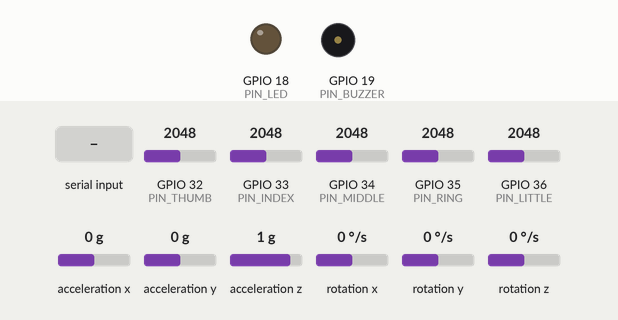
This sketch was run on a simulated ESP32. Parts: output pins drawn as LEDs (lit = HIGH), buzzer (waves = sounding). Wiring (inferred from the names in the program): MPU-6050 motion sensor at I2C address 0x68. The test bench sets the inputs (shaded band); at power-on: GPIO 32 (PIN_THUMB) = 2048, GPIO 33 (PIN_INDEX) = 2048, GPIO 34 (PIN_MIDDLE) = 2048, GPIO 35 (PIN_RING) = 2048, GPIO 36 (PIN_LITTLE) = 2048, acceleration x 0 g, acceleration y 0 g, acceleration z 1 g, rotation x 0 °/s, rotation y 0 °/s, rotation z 0 °/s (analog values on the 0–4095 scale). What the sketch prints to the serial monitor is not drawn.

Above: at 2.3 s.
2.4 s: "c\n" received over Serial
At 5.6 s:
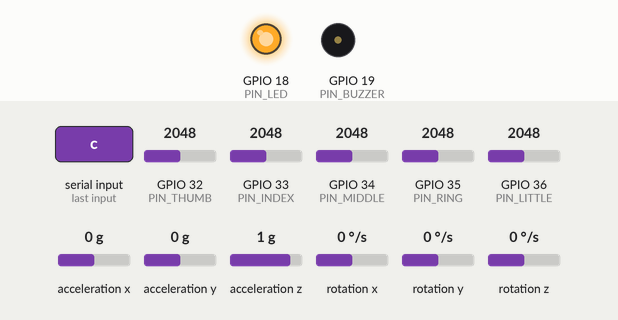
At 10.93 s:
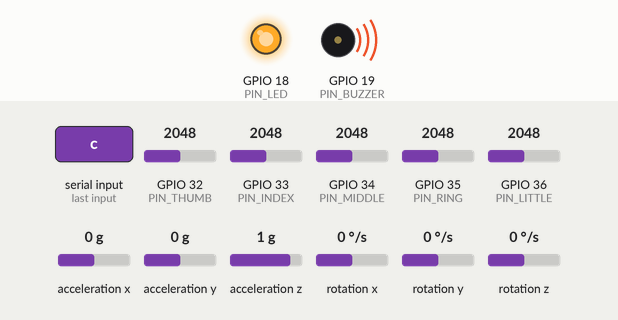
Timing chart, 0 to 11.4 s (numbered marks = the images above; inputs shaded):
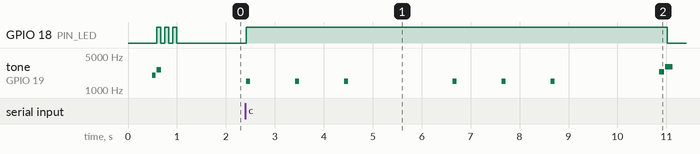

Measured:
- after the input at 2.4 s, GPIO 18 (PIN_LED): LOW → HIGH at once, → LOW 8.6 s later; tone on GPIO 19 (PIN_BUZZER): plays 1500 Hz for 0.08 s, 1500 Hz for 0.08 s, 1500 Hz for 0.08 s, 1500 Hz for 0.08 s, 1500 Hz for 0.08 s, 1500 Hz for 0.08 s … (8 notes in this stretch), starting at once

The sketch:

full_demo_glove.ino
```cpp
/*
 * full_demo_glove.ino — Complete 5-Finger ESP32 Gesture Recognition Glove
 *
 * HARDWARE MAPPING:
 *   - Thumb  Flex:  GPIO 32 (D32)
 *   - Index  Flex:  GPIO 33 (D33)
 *   - Middle Flex:  GPIO 34 (D34)
 *   - Ring   Flex:  GPIO 35 (D35)
 *   - Little Flex:  GPIO 36 (VP)
 *   - GY-87 / MPU6050 IMU: SDA = GPIO 21, SCL = GPIO 22 (I2C addr 0x68)
 *   - Passive Buzzer Module: GPIO 19 (PWM tones)
 *   - Recognition LED:       GPIO 18 (220Ω resistor)
 *
 * ZERO EXTERNAL LIBRARIES REQUIRED (Uses only built-in Wire.h and Arduino.h)
 */

#include <Arduino.h>
#include <Wire.h>

// ============================================================
// 1. PIN ASSIGNMENTS (ESP32 30-Pin Dev Module)
// ============================================================
const int PIN_THUMB  = 32;
const int PIN_INDEX  = 33;
const int PIN_MIDDLE = 34;
const int PIN_RING   = 35;
const int PIN_LITTLE = 36; // Labeled "VP" on 30-pin board

const int NUM_SENSORS = 5;
const int SENSOR_PINS[NUM_SENSORS] = { PIN_THUMB, PIN_INDEX, PIN_MIDDLE, PIN_RING, PIN_LITTLE };
const char* SENSOR_NAMES[NUM_SENSORS] = { "Thumb ", "Index ", "Middle", "Ring  ", "Little" };

const int PIN_SDA    = 21;
const int PIN_SCL    = 22;
const int PIN_LED    = 18;
const int PIN_BUZZER = 19;

// ============================================================
// 2. CALIBRATION BASELINES (Measured with 10kΩ pull-down to GND)
// ============================================================
// Straight finger -> Lower resistance -> Higher voltage / higher ADC
// Bent finger     -> Higher resistance -> Lower voltage / lower ADC
int straightADC[NUM_SENSORS] = { 1050, 1200, 1150, 1150, 1150 };
int bentADC[NUM_SENSORS]     = {  370,  400,  390,  390,  390 };

// ============================================================
// 3. SETTINGS & FILTERING
// ============================================================
const int SAMPLING_INTERVAL_MS = 40; // 25 Hz update rate
const int FILTER_SAMPLES = 4;
int filterBuffers[NUM_SENSORS][FILTER_SAMPLES] = {0};
int filterIndex = 0;
bool filterFilled = false;
int filteredFlex[NUM_SENSORS] = {0};

// Output Mode: 0 = Human-Readable Table (Serial Monitor), 1 = JSON (Python ML Backend)
int outputMode = 0; // Default to Human Table so it looks awesome in Serial Monitor!

// IMU State
bool imuFound = false;
float ax = 0.0f, ay = 0.0f, az = 9.81f;
float gx = 0.0f, gy = 0.0f, gz = 0.0f;
float pitch = 0.0f, roll = 0.0f;

// LED & Buzzer non-blocking timer
bool ledActive = false;
unsigned long ledOffTime = 0;
bool buzzerActive = false;
unsigned long buzzerOffTime = 0;

unsigned long lastSampleTime = 0;
unsigned long printHeaderCounter = 0;

// ============================================================
// 4. BUZZER & LED CONTROL
// ============================================================
void triggerBuzzer(int freq = 2000, unsigned long ms = 80) {
  tone(PIN_BUZZER, freq, ms);
  buzzerActive = true;
  buzzerOffTime = millis() + ms;
}

void triggerLed(unsigned long ms = 150) {
  digitalWrite(PIN_LED, HIGH);
  ledActive = true;
  ledOffTime = millis() + ms;
}

void updateActuators() {
  unsigned long now = millis();
  if (ledActive && now >= ledOffTime) {
    digitalWrite(PIN_LED, LOW);
    ledActive = false;
  }
  if (buzzerActive && now >= buzzerOffTime) {
    noTone(PIN_BUZZER);
    buzzerActive = false;
  }
}

// ============================================================
// 5. GY-87 / MPU6050 DIRECT I2C DRIVER
// ============================================================
bool initMPU6050() {
  Wire.begin(PIN_SDA, PIN_SCL);
  Wire.setClock(400000);

  // Probe address 0x68
  Wire.beginTransmission(0x68);
  if (Wire.endTransmission() != 0) return false;

  // Wake up device (clear sleep bit in register 0x6B)
  Wire.beginTransmission(0x68);
  Wire.write(0x6B);
  Wire.write(0x00);
  if (Wire.endTransmission() != 0) return false;

  // Accel ±2g
  Wire.beginTransmission(0x68);
  Wire.write(0x1C);
  Wire.write(0x00);
  Wire.endTransmission();

  // Gyro ±250 deg/s
  Wire.beginTransmission(0x68);
  Wire.write(0x1B);
  Wire.write(0x00);
  Wire.endTransmission();

  return true;
}

bool readMPU6050() {
  if (!imuFound) return false;

  Wire.beginTransmission(0x68);
  Wire.write(0x3B);
  if (Wire.endTransmission(false) != 0) return false;

  if (Wire.requestFrom(0x68, 14, 1) != 14) return false;

  int16_t raw_ax = (Wire.read() << 8) | Wire.read();
  int16_t raw_ay = (Wire.read() << 8) | Wire.read();
  int16_t raw_az = (Wire.read() << 8) | Wire.read();
  Wire.read(); Wire.read(); // temp
  int16_t raw_gx = (Wire.read() << 8) | Wire.read();
  int16_t raw_gy = (Wire.read() << 8) | Wire.read();
  int16_t raw_gz = (Wire.read() << 8) | Wire.read();

  ax = (raw_ax / 16384.0f) * 9.80665f;
  ay = (raw_ay / 16384.0f) * 9.80665f;
  az = (raw_az / 16384.0f) * 9.80665f;

  gx = raw_gx / 131.0f;
  gy = raw_gy / 131.0f;
  gz = raw_gz / 131.0f;

  pitch = atan2f(-ax, sqrtf(ay * ay + az * az)) * 180.0f / PI;
  roll  = atan2f(ay, az) * 180.0f / PI;

  return true;
}

// ============================================================
// 6. FLEX SENSOR MATH & FILTERING
// ============================================================
int calculateBendPct(int raw, int straightVal, int bentVal) {
  float range = (float)straightVal - bentVal;
  if (fabsf(range) < 1.0f) return 0;
  float pct = ((float)(straightVal - raw) / range) * 100.0f;
  return (int)constrain(pct, 0.0f, 100.0f);
}

const char* getBendLabel(int pct) {
  if (pct < 25) return "STRAIGHT";
  if (pct < 65) return "HALF-BENT";
  return "BENT";
}

void sampleSensors() {
  for (int i = 0; i < NUM_SENSORS; i++) {
    int raw = analogRead(SENSOR_PINS[i]);
    filterBuffers[i][filterIndex] = raw;

    long sum = 0;
    int count = filterFilled ? FILTER_SAMPLES : (filterIndex + 1);
    for (int k = 0; k < count; k++) {
      sum += filterBuffers[i][k];
    }
    filteredFlex[i] = (int)(sum / count);
  }

  filterIndex++;
  if (filterIndex >= FILTER_SAMPLES) {
    filterIndex = 0;
    filterFilled = true;
  }
}

// ============================================================
// 7. INTERACTIVE CALIBRATION WIZARD
// ============================================================
void runCalibration() {
  Serial.println("\n========================================================");
  Serial.println("  🖐️  5-FINGER INTERACTIVE CALIBRATION WIZARD");
  Serial.println("========================================================");
  Serial.println("STEP 1: Keep ALL 5 fingers completely STRAIGHT and flat.");
  Serial.println("Recording begins in 3 seconds...");

  for (int i = 3; i > 0; i--) {
    Serial.printf("  ⏱️  %d...\n", i);
    triggerLed(100);
    triggerBuzzer(1500, 80);
    delay(1000);
  }

  Serial.println(">>> Recording STRAIGHT positions (30 samples)...");
  long sumStraight[NUM_SENSORS] = {0};
  for (int s = 0; s < 30; s++) {
    for (int i = 0; i < NUM_SENSORS; i++) {
      sumStraight[i] += analogRead(SENSOR_PINS[i]);
    }
    delay(40);
  }
  for (int i = 0; i < NUM_SENSORS; i++) {
    straightADC[i] = (int)(sumStraight[i] / 30);
  }

  Serial.println("\nSTEP 2: Make a TIGHT FIST (BEND all 5 fingers).");
  Serial.println("Recording begins in 3 seconds...");

  for (int i = 3; i > 0; i--) {
    Serial.printf("  ⏱️  %d...\n", i);
    triggerLed(100);
    triggerBuzzer(1500, 80);
    delay(1000);
  }

  Serial.println(">>> Recording BENT positions (30 samples)...");
  long sumBent[NUM_SENSORS] = {0};
  for (int s = 0; s < 30; s++) {
    for (int i = 0; i < NUM_SENSORS; i++) {
      sumBent[i] += analogRead(SENSOR_PINS[i]);
    }
    delay(40);
  }
  for (int i = 0; i < NUM_SENSORS; i++) {
    bentADC[i] = (int)(sumBent[i] / 30);
  }

  // Triumphant double-beep
  triggerBuzzer(2400, 100);
  delay(120);
  triggerBuzzer(3000, 150);

  Serial.println("\n✅ CALIBRATION SAVED SUCCESSFULLY!");
  Serial.println("--------------------------------------------------------");
  Serial.println("Finger  | Pin | Straight ADC | Bent ADC | Delta Range");
  Serial.println("--------+-----+--------------+----------+------------");
  for (int i = 0; i < NUM_SENSORS; i++) {
    int range = abs(straightADC[i] - bentADC[i]);
    Serial.printf("%s | D%02d | %12d | %8d | %11d\n",
      SENSOR_NAMES[i], SENSOR_PINS[i], straightADC[i], bentADC[i], range);
  }
  Serial.println("--------------------------------------------------------\n");
}

// ============================================================
// 8. SERIAL TELEMETRY & COMMANDS
// ============================================================
void printHumanTable() {
  printHeaderCounter++;
  if (printHeaderCounter % 25 == 1) {
    Serial.println();
    Serial.println("Time(ms) | Thumb (D32)  | Index (D33)  | Mid   (D34)  | Ring  (D35)  | Pinky (D36)  | Pitch | Roll  | IMU");
    Serial.println("---------+--------------+--------------+--------------+--------------+--------------+-------+-------+-----");
  }

  int b[NUM_SENSORS];
  for (int i = 0; i < NUM_SENSORS; i++) {
    b[i] = calculateBendPct(filteredFlex[i], straightADC[i], bentADC[i]);
  }

  Serial.printf("%8lu | %4d %3d%% %-2s | %4d %3d%% %-2s | %4d %3d%% %-2s | %4d %3d%% %-2s | %4d %3d%% %-2s | %+5.1f°| %+5.1f°| %s\n",
    millis(),
    filteredFlex[0], b[0], getBendLabel(b[0]),
    filteredFlex[1], b[1], getBendLabel(b[1]),
    filteredFlex[2], b[2], getBendLabel(b[2]),
    filteredFlex[3], b[3], getBendLabel(b[3]),
    filteredFlex[4], b[4], getBendLabel(b[4]),
    pitch, roll,
    imuFound ? "OK" : "NO"
  );
}

void printJsonPacket() {
  Serial.print("{\"timestamp_ms\":");
  Serial.print(millis());
  Serial.print(",\"flex\":[");
  for (int i = 0; i < NUM_SENSORS; i++) {
    Serial.print(filteredFlex[i]);
    if (i < NUM_SENSORS - 1) Serial.print(",");
  }
  Serial.print("],\"accel\":[");
  Serial.print(ax, 2); Serial.print(",");
  Serial.print(ay, 2); Serial.print(",");
  Serial.print(az, 2);
  Serial.print("],\"gyro\":[");
  Serial.print(gx, 2); Serial.print(",");
  Serial.print(gy, 2); Serial.print(",");
  Serial.print(gz, 2);
  Serial.print("],\"imu_valid\":");
  Serial.print(imuFound ? "true" : "false");
  Serial.println("}");
}

void handleSerialCommands() {
  while (Serial.available()) {
    String cmd = Serial.readStringUntil('\n');
    cmd.trim();
    if (cmd.length() == 0) continue;

    if (cmd.equalsIgnoreCase("h")) {
      outputMode = 0;
      Serial.println("\n[MODE] Switched to Human-Readable Monitor Table");
    } else if (cmd.equalsIgnoreCase("j")) {
      outputMode = 1;
    } else if (cmd.equalsIgnoreCase("c")) {
      runCalibration();
    } else if (cmd.equalsIgnoreCase("b")) {
      triggerLed(200);
      triggerBuzzer(2000, 100);
      Serial.println("[TEST] LED blinked & Buzzer beeped!");
    } else if (cmd.equalsIgnoreCase("z")) {
      triggerBuzzer(2400, 150);
      Serial.println("[TEST] Passive Buzzer chirp on GPIO19!");
    } else if (cmd.indexOf("\"led\"") >= 0 || cmd.indexOf("\"buzzer\"") >= 0) {
      // Gesture recognition feedback trigger from Python ML Predictor
      triggerLed(150);
      triggerBuzzer(2200, 80);
    }
  }
}

// ============================================================
// 9. SETUP & LOOP
// ============================================================
void setup() {
  Serial.begin(115200);
  delay(500);

  pinMode(PIN_LED, OUTPUT);
  digitalWrite(PIN_LED, LOW);
  pinMode(PIN_BUZZER, OUTPUT);

  // Play startup confirmation chime
  triggerBuzzer(2000, 70);
  delay(90);
  triggerBuzzer(2600, 90);

  // Configure ADC1
  analogReadResolution(12);
  analogSetAttenuation(ADC_11db);
  for (int i = 0; i < NUM_SENSORS; i++) {
    pinMode(SENSOR_PINS[i], INPUT);
  }

  // Initialize GY-87 / MPU6050
  imuFound = initMPU6050();

  // 3 Startup blinks
  for (int i = 0; i < 3; i++) {
    digitalWrite(PIN_LED, HIGH);
    delay(80);
    digitalWrite(PIN_LED, LOW);
    delay(80);
  }

  Serial.println();
  Serial.println("========================================================");
  Serial.println("  🧤 ESP32 GESTURE RECOGNITION GLOVE — COMPLETE FIRMWARE");
  Serial.println("  5 Flex Channels + GY-87 (MPU6050) + Buzzer + LED");
  Serial.println("========================================================");
  Serial.printf("Flex Pins:   D32 (Thumb), D33 (Index), D34 (Mid), D35 (Ring), D36 (Pinky)\n");
  Serial.printf("IMU Sensor:  %s (SDA=21, SCL=22, Addr=0x68)\n", imuFound ? "ONLINE (GY-87 10DOF)" : "NOT DETECTED (Check SDA/SCL)");
  Serial.printf("Buzzer Pin:  GPIO19 (PWM Passive Buzzer)\n");
  Serial.printf("LED Pin:     GPIO18 (Gesture Feedback)\n");
  Serial.println("--------------------------------------------------------");
  Serial.println("COMMANDS: 'c'=Calibrate Wizard | 'h'=Table Mode | 'j'=JSON Mode");
  Serial.println("          'b'=Blink+Beep Test  | 'z'=Buzzer Tone Test");
  Serial.println("========================================================\n");
}

void loop() {
  handleSerialCommands();
  updateActuators();

  unsigned long now = millis();
  if (now - lastSampleTime >= SAMPLING_INTERVAL_MS) {
    lastSampleTime = now;

    sampleSensors();
    if (imuFound) {
      readMPU6050();
    }

    if (outputMode == 0) {
      printHumanTable();
    } else {
      printJsonPacket();
    }
  }
}
```
